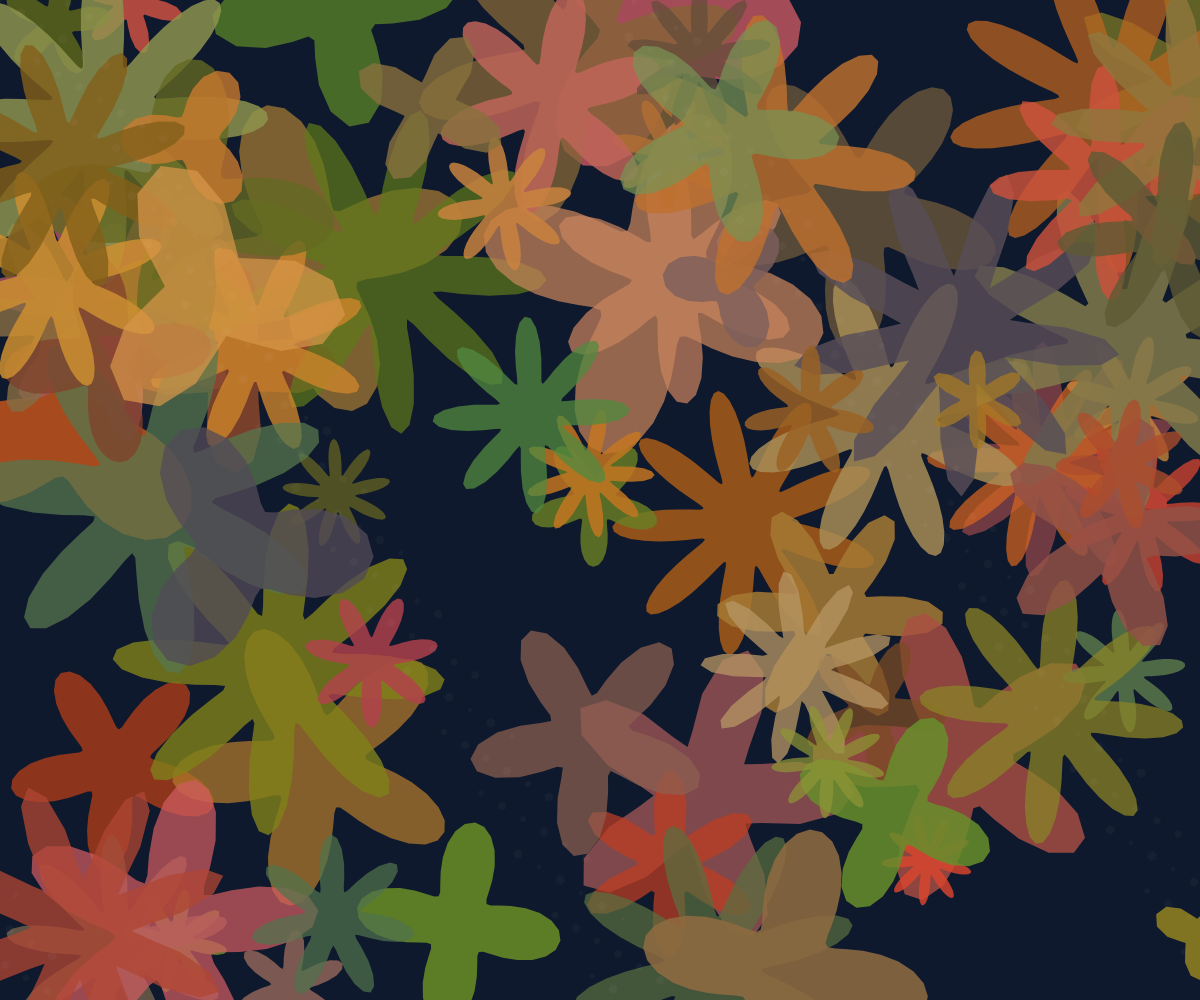
Frame 1 (no input)
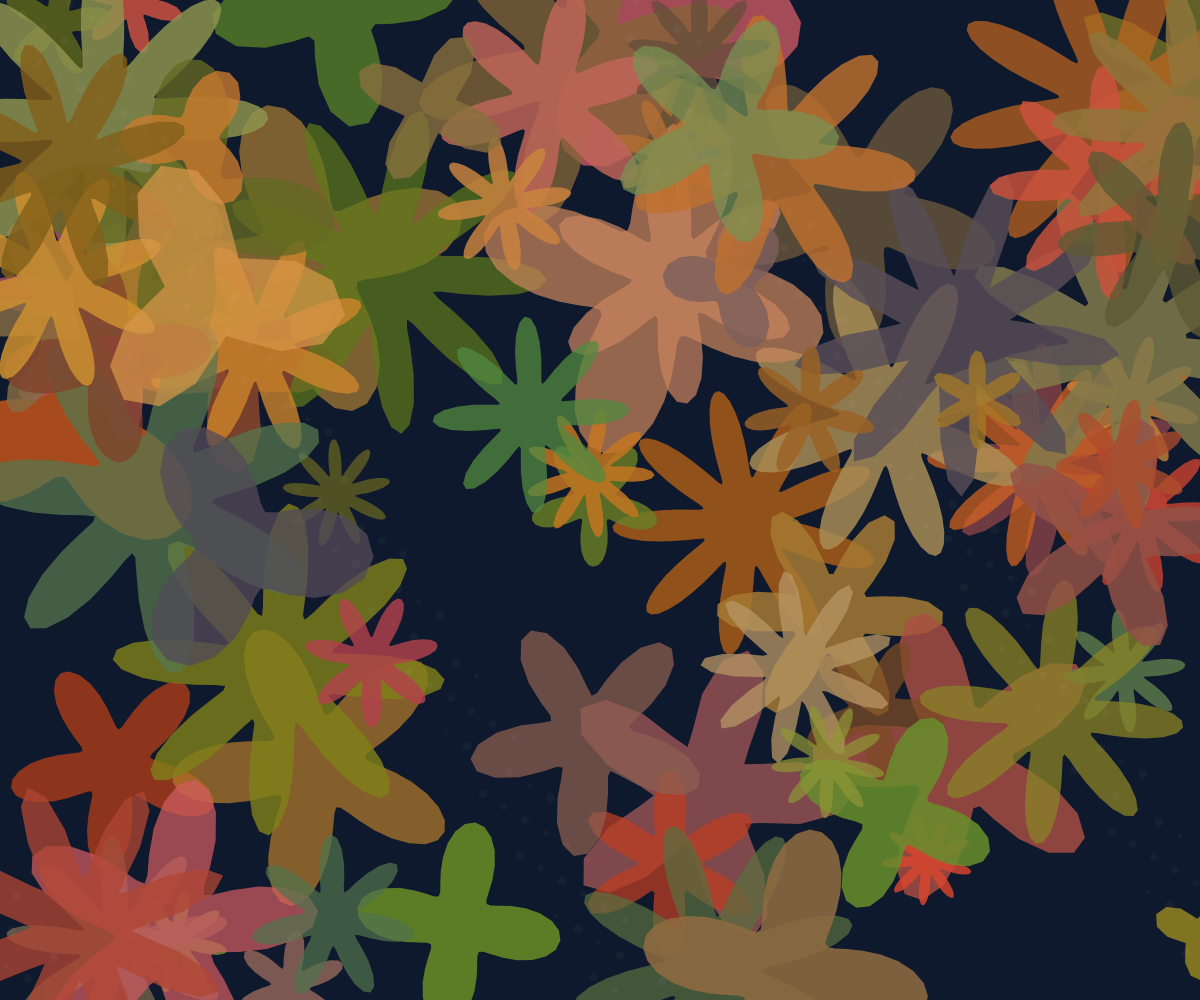
Frame 60 (no input)
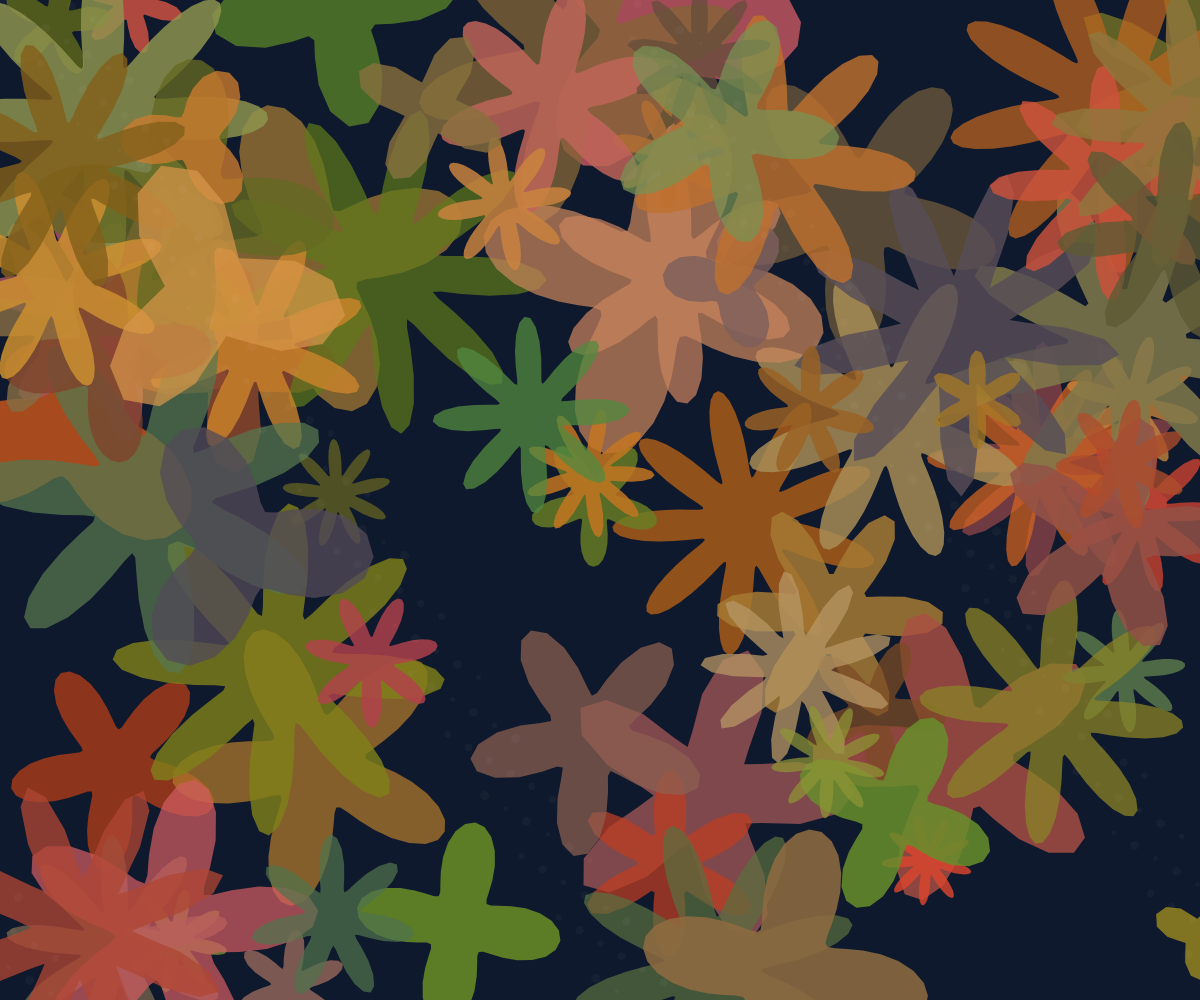
Frame 120 (the mouse pressed at the canvas centre since frame 60)

The p5.js sketch that drew these frames (run headless with seeded random() and noise() and a simulated clock; from frame 60 on, the mouse is pressed at the canvas centre):

// p5.js sketch
// ── sketch.js
let patterns = [];

function setup() {
  createCanvas(windowWidth, windowHeight);
  angleMode(RADIANS);
  
  // Create mathematically precise spirographic patterns
  for (let i = 0; i < 80; i++) {
    patterns.push({
      center: { x: random(width), y: random(height) },
      radius: random(30, 120),
      speed: random(0.001, 0.008),
      phase: random(TWO_PI),
      arms: floor(random(3, 10)),
      rotationSpeed: random(-0.005, 0.005),
      color: color(
        random(80, 220), 
        random(60, 150), 
        random(20, 100), 
        random(180, 220)
      ),
      detail: floor(random(8, 20))
    });
  }
}

function draw() {
  background(15, 25, 45);
  
  // Draw precise mathematical patterns
  for (let i = 0; i < patterns.length; i++) {
    const p = patterns[i];
    const time = frameCount * p.speed;
    
    push();
    translate(p.center.x, p.center.y);
    rotate(time * p.rotationSpeed + p.phase);
    
    // Create polygonal spirograph pattern with mathematical precision
    fill(p.color);
    noStroke();
    beginShape();
    for (let j = 0; j < p.arms * p.detail; j++) {
      const angle = TWO_PI / (p.arms * p.detail) * j;
      // Mathematical spirograph formula
      const r = p.radius * (1 + 0.5 * sin(angle * p.arms));
      const x = cos(angle) * r;
      const y = sin(angle) * r;
      vertex(x, y);
    }
    endShape(CLOSE);
    
    pop();
  }
  
  // Add interlocking geometric elements
  for (let i = 0; i < 200; i++) {
    const x = (frameCount * 0.03 + i * 37) % width;
    const y = (frameCount * 0.02 + i * 61) % height;
    
    push();
    translate(x, y);
    rotate(frameCount * 0.003 + i * 0.15);
    
    fill(255, 8);
    noStroke();
    beginShape();
    for (let j = 0; j < 6; j++) {
      const angle = TWO_PI / 6 * j;
      const size = abs(sin(frameCount * 0.01 + i)) * 3 + 2;
      const x = cos(angle) * size;
      const y = sin(angle) * size;
      vertex(x, y);
    }
    endShape(CLOSE);
    
    pop();
  }
}

function windowResized() {
  resizeCanvas(windowWidth, windowHeight);
}
